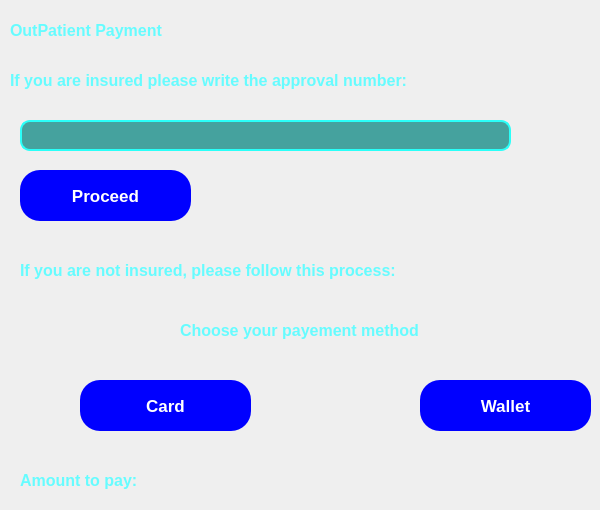
    <widget class="QWidget" name="Outpatient_pay_8">
     <widget class="QLabel" name="label_43">
      <property name="geometry">
       <rect>
        <x>180</x>
        <y>310</y>
        <width>301</width>
        <height>41</height>
       </rect>
      </property>
      <property name="font">
       <font>
        <pointsize>12</pointsize>
        <bold>true</bold>
       </font>
      </property>
      <property name="styleSheet">
       <string notr="true">color: rgb(102, 252, 255);</string>
      </property>
      <property name="text">
       <string>Choose your payement method</string>
      </property>
     </widget>
     <widget class="QPushButton" name="pushButton_21">
      <property name="geometry">
       <rect>
        <x>80</x>
        <y>380</y>
        <width>171</width>
        <height>51</height>
       </rect>
      </property>
      <property name="font">
       <font>
        <pointsize>13</pointsize>
        <italic>false</italic>
        <bold>true</bold>
       </font>
      </property>
      <property name="styleSheet">
       <string notr="true">QPushButton
{
color: rgb(255, 255, 255);
background-color: rgb(0, 0, 255);
font: 700 13pt &quot;Segoe UI&quot;;
border-radius: 20px;
}</string>
      </property>
      <property name="text">
       <string>Card</string>
      </property>
     </widget>
     <widget class="QPushButton" name="pushButton_22">
      <property name="geometry">
       <rect>
        <x>420</x>
        <y>380</y>
        <width>171</width>
        <height>51</height>
       </rect>
      </property>
      <property name="font">
       <font>
        <pointsize>13</pointsize>
        <italic>false</italic>
        <bold>true</bold>
       </font>
      </property>
      <property name="styleSheet">
       <string notr="true">QPushButton
{
color: rgb(255, 255, 255);
background-color: rgb(0, 0, 255);
font: 700 13pt &quot;Segoe UI&quot;;
border-radius: 20px;
}</string>
      </property>
      <property name="text">
       <string>Wallet</string>
      </property>
     </widget>
     <widget class="QLabel" name="label_44">
      <property name="geometry">
       <rect>
        <x>10</x>
        <y>60</y>
        <width>511</width>
        <height>41</height>
       </rect>
      </property>
      <property name="font">
       <font>
        <pointsize>12</pointsize>
        <bold>true</bold>
       </font>
      </property>
      <property name="styleSheet">
       <string notr="true">color: rgb(102, 252, 255);</string>
      </property>
      <property name="text">
       <string>If you are insured please write the approval number:</string>
      </property>
     </widget>
     <widget class="QLineEdit" name="lineEdit_13">
      <property name="geometry">
       <rect>
        <x>20</x>
        <y>120</y>
        <width>491</width>
        <height>31</height>
       </rect>
      </property>
      <property name="styleSheet">
       <string notr="true">QLineEdit
{
color: rgb(255, 255, 255);
border: 2px solid;
border-color: rgb(42, 255, 248);
background-color: rgb(69, 162, 158);
border-radius: 10px;
padding-left: 10px;
font: 11pt &quot;Segoe UI&quot;;
}</string>
      </property>
     </widget>
     <widget class="QLabel" name="label_45">
      <property name="geometry">
       <rect>
        <x>20</x>
        <y>250</y>
        <width>511</width>
        <height>41</height>
       </rect>
      </property>
      <property name="font">
       <font>
        <pointsize>12</pointsize>
        <bold>true</bold>
       </font>
      </property>
      <property name="styleSheet">
       <string notr="true">color: rgb(102, 252, 255);</string>
      </property>
      <property name="text">
       <string>If you are not insured, please follow this process:</string>
      </property>
     </widget>
     <widget class="QPushButton" name="pushButton_23">
      <property name="geometry">
       <rect>
        <x>20</x>
        <y>170</y>
        <width>171</width>
        <height>51</height>
       </rect>
      </property>
      <property name="font">
       <font>
        <pointsize>13</pointsize>
        <italic>false</italic>
        <bold>true</bold>
       </font>
      </property>
      <property name="styleSheet">
       <string notr="true">QPushButton
{
color: rgb(255, 255, 255);
background-color: rgb(0, 0, 255);
font: 700 13pt &quot;Segoe UI&quot;;
border-radius: 20px;
}</string>
      </property>
      <property name="text">
       <string>Proceed</string>
      </property>
     </widget>
     <widget class="QLabel" name="label_107">
      <property name="geometry">
       <rect>
        <x>10</x>
        <y>10</y>
        <width>321</width>
        <height>41</height>
       </rect>
      </property>
      <property name="font">
       <font>
        <pointsize>12</pointsize>
        <bold>true</bold>
       </font>
      </property>
      <property name="styleSheet">
       <string notr="true">color: rgb(102, 252, 255);</string>
      </property>
      <property name="text">
       <string>OutPatient Payment</string>
      </property>
     </widget>
     <widget class="QLabel" name="label_53">
      <property name="geometry">
       <rect>
        <x>20</x>
        <y>460</y>
        <width>301</width>
        <height>41</height>
       </rect>
      </property>
      <property name="font">
       <font>
        <pointsize>12</pointsize>
        <bold>true</bold>
       </font>
      </property>
      <property name="styleSheet">
       <string notr="true">color: rgb(102, 252, 255);</string>
      </property>
      <property name="text">
       <string>Amount to pay: </string>
      </property>
     </widget>
     <widget class="QLabel" name="label_67">
      <property name="geometry">
       <rect>
        <x>230</x>
        <y>170</y>
        <width>351</width>
        <height>41</height>
       </rect>
      </property>
      <property name="font">
       <font>
        <pointsize>12</pointsize>
        <bold>true</bold>
       </font>
      </property>
      <property name="styleSheet">
       <string notr="true">color: rgb(102, 252, 255);</string>
      </property>
      <property name="text">
       <string/>
      </property>
     </widget>
    </widget>
